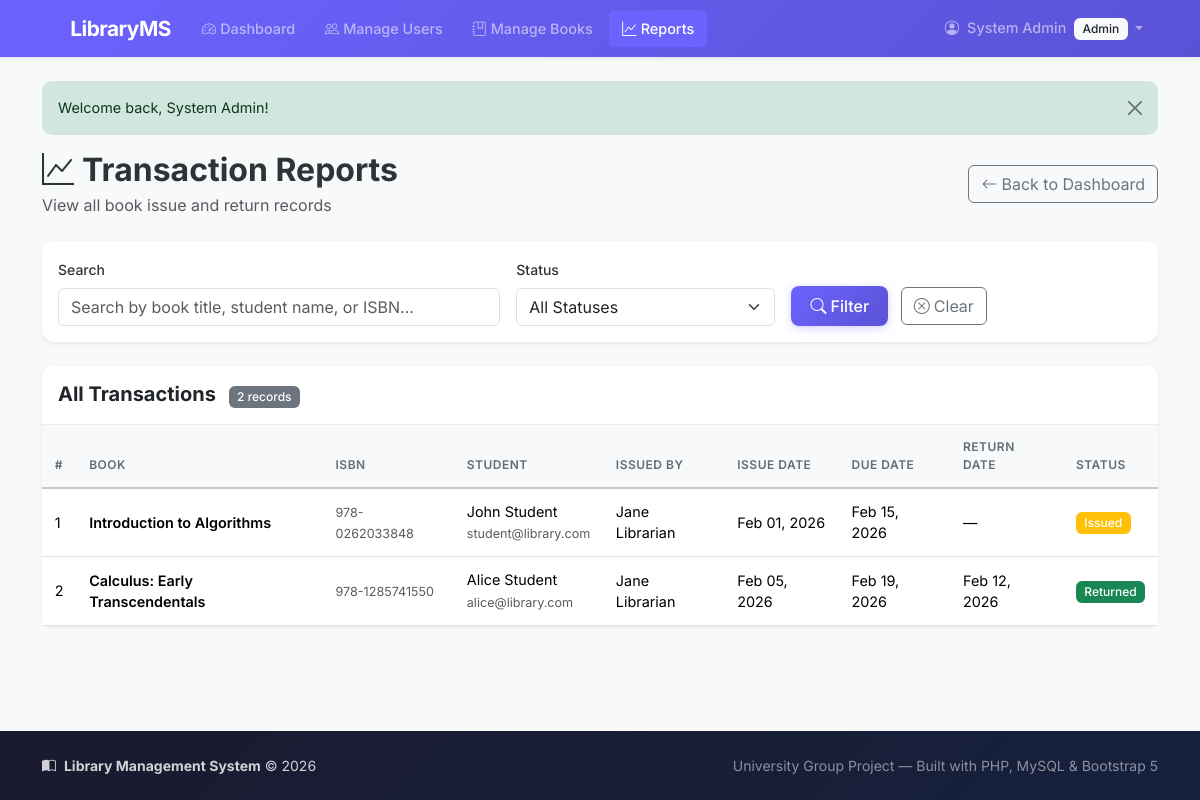
Screenshot of /admin/reports.php (signed in) with the database file from the repository.
### tables this page shows
CREATE TABLE IF NOT EXISTS `issued_books` (
    `id` INT AUTO_INCREMENT PRIMARY KEY,
    `book_id` INT NOT NULL,
    `user_id` INT NOT NULL,                       
    `issued_by` INT DEFAULT NULL,                 
    `issue_date` DATE DEFAULT NULL,               
    `due_date` DATE DEFAULT NULL,                 
    `return_date` DATE DEFAULT NULL,              
    `status` ENUM('Requested', 'Issued', 'Returned', 'Rejected') NOT NULL DEFAULT 'Requested',
    `created_at` TIMESTAMP DEFAULT CURRENT_TIMESTAMP,
    `updated_at` TIMESTAMP DEFAULT CURRENT_TIMESTAMP ON UPDATE CURRENT_TIMESTAMP,
    FOREIGN KEY (`book_id`) REFERENCES `books`(`id`) ON DELETE CASCADE,
    FOREIGN KEY (`user_id`) REFERENCES `users`(`id`) ON DELETE CASCADE,
    FOREIGN KEY (`issued_by`) REFERENCES `users`(`id`) ON DELETE SET NULL
);

CREATE TABLE IF NOT EXISTS `books` (
    `id` INT AUTO_INCREMENT PRIMARY KEY,
    `title` VARCHAR(255) NOT NULL,
    `author` VARCHAR(150) NOT NULL,
    `isbn` VARCHAR(20) DEFAULT NULL UNIQUE,
    `publisher` VARCHAR(150) DEFAULT NULL,
    `category_id` INT DEFAULT NULL,
    `qty_total` INT NOT NULL DEFAULT 1,           
    `qty_available` INT NOT NULL DEFAULT 1,       
    `added_by` INT DEFAULT NULL,                  
    `created_at` TIMESTAMP DEFAULT CURRENT_TIMESTAMP,
    `updated_at` TIMESTAMP DEFAULT CURRENT_TIMESTAMP ON UPDATE CURRENT_TIMESTAMP,
    FOREIGN KEY (`category_id`) REFERENCES `categories`(`id`) ON DELETE SET NULL,
    FOREIGN KEY (`added_by`) REFERENCES `users`(`id`) ON DELETE SET NULL
);

CREATE TABLE IF NOT EXISTS `users` (
    `id` INT AUTO_INCREMENT PRIMARY KEY,
    `name` VARCHAR(100) NOT NULL,
    `email` VARCHAR(150) NOT NULL UNIQUE,
    `password` VARCHAR(255) NOT NULL,            
    `role` ENUM('Admin', 'Librarian', 'Student') NOT NULL DEFAULT 'Student',
    `phone` VARCHAR(20) DEFAULT NULL,
    `created_at` TIMESTAMP DEFAULT CURRENT_TIMESTAMP,
    `updated_at` TIMESTAMP DEFAULT CURRENT_TIMESTAMP ON UPDATE CURRENT_TIMESTAMP
);

### admin/reports.php (the view, shortened to what this page needs)
<?php
require_once __DIR__ . '/../config/db.php';
$search = trim($_GET['search'] ?? '');
$query = "
    SELECT ib.*, b.title as book_title, b.isbn, u.name as user_name, u.email as user_email,
           l.name as librarian_name
    FROM issued_books ib
    JOIN books b ON ib.book_id = b.id
    JOIN users u ON ib.user_id = u.id
    LEFT JOIN users l ON ib.issued_by = l.id
    WHERE 1=1
";
$query .= " ORDER BY ib.created_at DESC";
$stmt = $conn->prepare($query);
$stmt->execute();
$transactions = $stmt->get_result();
require_once __DIR__ . '/../includes/header.php';
?>
<div class="d-flex justify-content-between align-items-center mb-4">
    <div>
        <h2 class="fw-bold mb-1"><i class="bi bi-graph-up me-2"></i>Transaction Reports</h2>
        <p class="text-muted mb-0">View all book issue and return records</p>
    </div>
    <a href="<?php echo baseUrl(); ?>/admin/dashboard.php" class="btn btn-outline-secondary">
        <i class="bi bi-arrow-left me-1"></i>Back to Dashboard
    </a>
</div>
<div class="card border-0 shadow-sm mb-4">
    <div class="card-body">
        <form method="GET" action="" class="row g-3 align-items-end">
            <div class="col-md-5">
                <label class="form-label">Search</label>
                <input type="text" name="search" class="form-control"
                       placeholder="Search by book title, student name, or ISBN..."
                       value="<?php echo sanitize($search); ?>">
            </div>
            <div class="col-md-3">
                <label class="form-label">Status</label>
                <select name="status" class="form-select">
                    <option value="">All Statuses</option>
                </select>
            </div>
            <div class="col-md-4">
                <button type="submit" class="btn btn-primary-custom me-2">
                    <i class="bi bi-search me-1"></i>Filter
                </button>
                <a href="<?php echo baseUrl(); ?>/admin/reports.php" class="btn btn-outline-secondary">
                    <i class="bi bi-x-circle me-1"></i>Clear
                </a>
            </div>
        </form>
    </div>
</div>
<div class="card border-0 shadow-sm">
    <div class="card-header bg-white py-3">
        <h5 class="fw-bold mb-0">
            All Transactions
            <span class="badge bg-secondary ms-2"><?php echo $transactions->num_rows; ?> records</span>
        </h5>
    </div>
    <div class="card-body p-0">
        <div class="table-responsive">
            <table class="table table-hover mb-0">
                <thead class="table-light">
                    <tr>
                        <th>#</th>
                        <th>Book</th>
                        <th>ISBN</th>
                        <th>Student</th>
                        <th>Issued By</th>
                        <th>Issue Date</th>
                        <th>Due Date</th>
                        <th>Return Date</th>
                        <th>Status</th>
                    </tr>
                </thead>
                <tbody>
                    <?php if ($transactions->num_rows > 0): ?>
                        <?php while ($row = $transactions->fetch_assoc()): ?>
                            <tr>
                                <td><?php echo $row['id']; ?></td>
                                <td class="fw-semibold"><?php echo sanitize($row['book_title']); ?></td>
                                <td><small class="text-muted"><?php echo sanitize($row['isbn'] ?? '—'); ?></small></td>
                                <td>
                                    <?php echo sanitize($row['user_name']); ?>
                                    <br><small class="text-muted"><?php echo sanitize($row['user_email']); ?></small>
                                </td>
                                <td><?php echo $row['librarian_name'] ? sanitize($row['librarian_name']) : '<span class="text-muted">—</span>'; ?></td>
                                <td><?php echo $row['issue_date'] ? date('M d, Y', strtotime($row['issue_date'])) : '—'; ?></td>
                                <td>
                                    <?php
                                    if ($row['due_date']) {
                                        $dueDate = strtotime($row['due_date']);
                                        $isOverdue = ($row['status'] === 'Issued' && $dueDate < time());
                                        echo '<span class="' . ($isOverdue ? 'text-danger fw-bold' : '') . '">';
                                        echo date('M d, Y', $dueDate);
                                        echo '</span>';
                                    } else {
                                        echo '—';
                                    }
                                    ?>
                                </td>
                                <td><?php echo $row['return_date'] ? date('M d, Y', strtotime($row['return_date'])) : '—'; ?></td>
                                <td>
                                    <?php
                                    $badgeClass = 'secondary';
                                    if ($row['status'] === 'Issued') $badgeClass = 'warning';
                                    elseif ($row['status'] === 'Returned') $badgeClass = 'success';
                                    elseif ($row['status'] === 'Requested') $badgeClass = 'info';
                                    elseif ($row['status'] === 'Rejected') $badgeClass = 'danger';
                                    ?>
                                    <span class="badge bg-<?php echo $badgeClass; ?>"><?php echo sanitize($row['status']); ?></span>
                                </td>
                            </tr>
                        <?php endwhile; ?>
                    <?php endif; ?>
                </tbody>
            </table>
        </div>
    </div>
</div>
<?php
require_once __DIR__ . '/../includes/footer.php';
?>

### assets/css/style.css (style rules this page uses)
:root { --primary-color: #6c63ff; --primary-hover: #5a52d5; --primary-light: rgba(108, 99, 255, 0.1); --dark-bg: #1a1a2e; --dark-bg-light: #16213e; --text-primary: #2d3436; --text-muted: #636e72; --border-color: #e9ecef; --card-shadow: 0 2px 12px rgba(0, 0, 0, 0.08); --card-hover-shadow: 0 8px 25px rgba(0, 0, 0, 0.12); --transition-speed: 0.3s; }
body { font-family: 'Inter', -apple-system, BlinkMacSystemFont, 'Segoe UI', sans-serif; color: var(--text-primary); background-color: #f8f9fa; min-height: 100vh; display: flex; flex-direction: column; }
h1, h2, h3, h4, h5, h6 { font-weight: 600; }
a { color: var(--primary-color); transition: color var(--transition-speed); }
.btn-primary-custom { background: linear-gradient(135deg, var(--primary-color), var(--primary-hover)); border: none; color: #fff; font-weight: 500; padding: 0.5rem 1.2rem; border-radius: 8px; transition: all var(--transition-speed); box-shadow: 0 2px 8px rgba(108, 99, 255, 0.3); }
.card { border-radius: 12px; transition: all var(--transition-speed); }
.card-header { border-radius: 12px 12px 0 0 !important; border-bottom: 1px solid var(--border-color); }
.table { font-size: 0.9rem; }
.table thead th { font-weight: 600; text-transform: uppercase; font-size: 0.75rem; letter-spacing: 0.5px; color: var(--text-muted); border-bottom-width: 2px; padding: 0.8rem; }
.table tbody td { vertical-align: middle; padding: 0.75rem 0.8rem; }
.form-label { font-weight: 500; font-size: 0.875rem; color: var(--text-primary); }
.badge { font-weight: 500; font-size: 0.75rem; padding: 0.4em 0.7em; border-radius: 6px; }

### rows the page displays
issued_books: id "1", book.title "Introduction to Algorithms", book.isbn "978-0262033848", user.name "John Student", user.email "student@library.com", issued_by.name "Jane Librarian", issue_date "Feb 01, 2026", due_date "Feb 15, 2026", status "Issued"
issued_books: id "2", book.title "Calculus: Early Transcendentals", book.isbn "978-1285741550", user.name "Alice Student", user.email "alice@library.com", issued_by.name "Jane Librarian", issue_date "Feb 05, 2026", due_date "Feb 19, 2026", return_date "Feb 12, 2026", status "Returned"

### other values shown
$_SESSION['name'] "System Admin"
$_SESSION['role'] "Admin"
$msg "Welcome back, System Admin!"
$transactions->num_rows "2"
